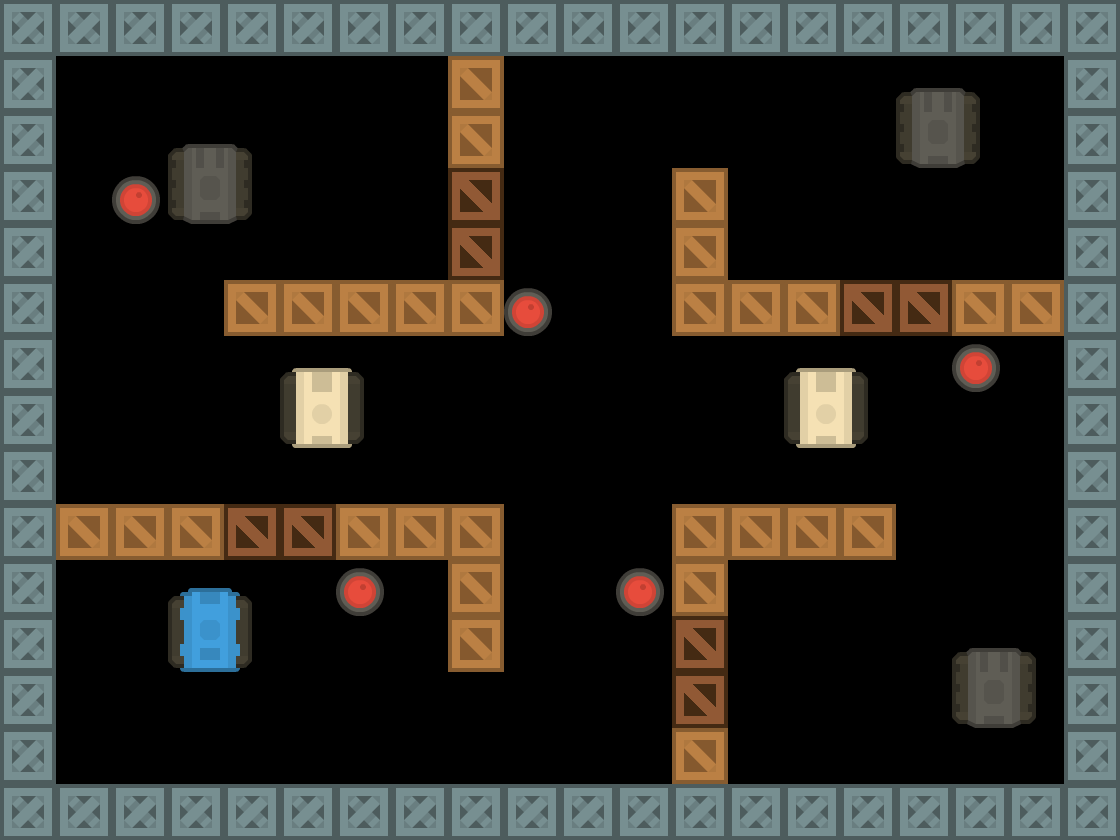

This is a level from a 2D game, rendered from its Tiled map with the project's own tilesets. A one-line summary and the complete map file follow:
An orthogonal 20x15 tile map with 56x56 px tiles, 7 tile layers (Obstacles, Breakable Obstacles, Explodables, Player, ...).

<map version="1.9" tiledversion="1.9.2" orientation="orthogonal" renderorder="right-down" width="20" height="15" tilewidth="56" tileheight="56" infinite="0" nextlayerid="14" nextobjectid="1">
 <tileset firstgid="1" source="tiles.tsx" />
 <layer id="1" name="Obstacles" width="20" height="15">
  <data encoding="csv">
67,67,67,67,67,67,67,67,67,67,67,67,67,67,67,67,67,67,67,67,
67,0,0,0,0,0,0,0,68,0,0,0,0,0,0,0,0,0,0,67,
67,0,0,0,0,0,0,0,68,0,0,0,0,0,0,0,0,0,0,67,
67,0,0,0,0,0,0,0,0,0,0,0,68,0,0,0,0,0,0,67,
67,0,0,0,0,0,0,0,0,0,0,0,68,0,0,0,0,0,0,67,
67,0,0,0,68,68,68,68,68,0,0,0,68,68,68,0,0,68,68,67,
67,0,0,0,0,0,0,0,0,0,0,0,0,0,0,0,0,0,0,67,
67,0,0,0,0,0,0,0,0,0,0,0,0,0,0,0,0,0,0,67,
67,0,0,0,0,0,0,0,0,0,0,0,0,0,0,0,0,0,0,67,
67,68,68,68,0,0,68,68,68,0,0,0,68,68,68,68,0,0,0,67,
67,0,0,0,0,0,0,0,68,0,0,0,68,0,0,0,0,0,0,67,
67,0,0,0,0,0,0,0,68,0,0,0,0,0,0,0,0,0,0,67,
67,0,0,0,0,0,0,0,0,0,0,0,0,0,0,0,0,0,0,67,
67,0,0,0,0,0,0,0,0,0,0,0,68,0,0,0,0,0,0,67,
67,67,67,67,67,67,67,67,67,67,67,67,67,67,67,67,67,67,67,67
</data>
 </layer>
 <layer id="3" name="Breakable Obstacles" width="20" height="15">
  <data encoding="csv">
0,0,0,0,0,0,0,0,0,0,0,0,0,0,0,0,0,0,0,0,
0,0,0,0,0,0,0,0,0,0,0,0,0,0,0,0,0,0,0,0,
0,0,0,0,0,0,0,0,0,0,0,0,0,0,0,0,0,0,0,0,
0,0,0,0,0,0,0,0,93,0,0,0,0,0,0,0,0,0,0,0,
0,0,0,0,0,0,0,0,93,0,0,0,0,0,0,0,0,0,0,0,
0,0,0,0,0,0,0,0,0,0,0,0,0,0,0,93,93,0,0,0,
0,0,0,0,0,0,0,0,0,0,0,0,0,0,0,0,0,0,0,0,
0,0,0,0,0,0,0,0,0,0,0,0,0,0,0,0,0,0,0,0,
0,0,0,0,0,0,0,0,0,0,0,0,0,0,0,0,0,0,0,0,
0,0,0,0,93,93,0,0,0,0,0,0,0,0,0,0,0,0,0,0,
0,0,0,0,0,0,0,0,0,0,0,0,0,0,0,0,0,0,0,0,
0,0,0,0,0,0,0,0,0,0,0,0,93,0,0,0,0,0,0,0,
0,0,0,0,0,0,0,0,0,0,0,0,93,0,0,0,0,0,0,0,
0,0,0,0,0,0,0,0,0,0,0,0,0,0,0,0,0,0,0,0,
0,0,0,0,0,0,0,0,0,0,0,0,0,0,0,0,0,0,0,0
</data>
 </layer>
 <layer id="13" name="Explodables" width="20" height="15">
  <data encoding="csv">
0,0,0,0,0,0,0,0,0,0,0,0,0,0,0,0,0,0,0,0,
0,0,0,0,0,0,0,0,0,0,0,0,0,0,0,0,0,0,0,0,
0,0,0,0,0,0,0,0,0,0,0,0,0,0,0,0,0,0,0,0,
0,0,71,0,0,0,0,0,0,0,0,0,0,0,0,0,0,0,0,0,
0,0,0,0,0,0,0,0,0,0,0,0,0,0,0,0,0,0,0,0,
0,0,0,0,0,0,0,0,0,71,0,0,0,0,0,0,0,0,0,0,
0,0,0,0,0,0,0,0,0,0,0,0,0,0,0,0,0,71,0,0,
0,0,0,0,0,0,0,0,0,0,0,0,0,0,0,0,0,0,0,0,
0,0,0,0,0,0,0,0,0,0,0,0,0,0,0,0,0,0,0,0,
0,0,0,0,0,0,0,0,0,0,0,0,0,0,0,0,0,0,0,0,
0,0,0,0,0,0,71,0,0,0,0,71,0,0,0,0,0,0,0,0,
0,0,0,0,0,0,0,0,0,0,0,0,0,0,0,0,0,0,0,0,
0,0,0,0,0,0,0,0,0,0,0,0,0,0,0,0,0,0,0,0,
0,0,0,0,0,0,0,0,0,0,0,0,0,0,0,0,0,0,0,0,
0,0,0,0,0,0,0,0,0,0,0,0,0,0,0,0,0,0,0,0
</data>
 </layer>
 <layer id="8" name="Player" width="20" height="15">
  <data encoding="csv">
0,0,0,0,0,0,0,0,0,0,0,0,0,0,0,0,0,0,0,0,
0,0,0,0,0,0,0,0,0,0,0,0,0,0,0,0,0,0,0,0,
0,0,0,0,0,0,0,0,0,0,0,0,0,0,0,0,0,0,0,0,
0,0,0,0,0,0,0,0,0,0,0,0,0,0,0,0,0,0,0,0,
0,0,0,0,0,0,0,0,0,0,0,0,0,0,0,0,0,0,0,0,
0,0,0,0,0,0,0,0,0,0,0,0,0,0,0,0,0,0,0,0,
0,0,0,0,0,0,0,0,0,0,0,0,0,0,0,0,0,0,0,0,
0,0,0,0,0,0,0,0,0,0,0,0,0,0,0,0,0,0,0,0,
0,0,0,0,0,0,0,0,0,0,0,0,0,0,0,0,0,0,0,0,
0,0,0,0,0,0,0,0,0,0,0,0,0,0,0,0,0,0,0,0,
0,0,0,0,0,0,0,0,0,0,0,0,0,0,0,0,0,0,0,0,
0,0,0,79,0,0,0,0,0,0,0,0,0,0,0,0,0,0,0,0,
0,0,0,0,0,0,0,0,0,0,0,0,0,0,0,0,0,0,0,0,
0,0,0,0,0,0,0,0,0,0,0,0,0,0,0,0,0,0,0,0,
0,0,0,0,0,0,0,0,0,0,0,0,0,0,0,0,0,0,0,0
</data>
 </layer>
 <layer id="11" name="Medium Enemies" width="20" height="15">
  <data encoding="csv">
0,0,0,0,0,0,0,0,0,0,0,0,0,0,0,0,0,0,0,0,
0,0,0,0,0,0,0,0,0,0,0,0,0,0,0,0,0,0,0,0,
0,0,0,0,0,0,0,0,0,0,0,0,0,0,0,0,0,0,0,0,
0,0,0,0,0,0,0,0,0,0,0,0,0,0,0,0,0,0,0,0,
0,0,0,0,0,0,0,0,0,0,0,0,0,0,0,0,0,0,0,0,
0,0,0,0,0,0,0,0,0,0,0,0,0,0,0,0,0,0,0,0,
0,0,0,0,0,0,0,0,0,0,0,0,0,0,0,0,0,0,0,0,
0,0,0,0,0,84,0,0,0,0,0,0,0,0,84,0,0,0,0,0,
0,0,0,0,0,0,0,0,0,0,0,0,0,0,0,0,0,0,0,0,
0,0,0,0,0,0,0,0,0,0,0,0,0,0,0,0,0,0,0,0,
0,0,0,0,0,0,0,0,0,0,0,0,0,0,0,0,0,0,0,0,
0,0,0,0,0,0,0,0,0,0,0,0,0,0,0,0,0,0,0,0,
0,0,0,0,0,0,0,0,0,0,0,0,0,0,0,0,0,0,0,0,
0,0,0,0,0,0,0,0,0,0,0,0,0,0,0,0,0,0,0,0,
0,0,0,0,0,0,0,0,0,0,0,0,0,0,0,0,0,0,0,0
</data>
 </layer>
 <layer id="12" name="Hard Enemies" width="20" height="15">
  <data encoding="csv">
0,0,0,0,0,0,0,0,0,0,0,0,0,0,0,0,0,0,0,0,
0,0,0,0,0,0,0,0,0,0,0,0,0,0,0,0,0,0,0,0,
0,0,0,0,0,0,0,0,0,0,0,0,0,0,0,0,81,0,0,0,
0,0,0,81,0,0,0,0,0,0,0,0,0,0,0,0,0,0,0,0,
0,0,0,0,0,0,0,0,0,0,0,0,0,0,0,0,0,0,0,0,
0,0,0,0,0,0,0,0,0,0,0,0,0,0,0,0,0,0,0,0,
0,0,0,0,0,0,0,0,0,0,0,0,0,0,0,0,0,0,0,0,
0,0,0,0,0,0,0,0,0,0,0,0,0,0,0,0,0,0,0,0,
0,0,0,0,0,0,0,0,0,0,0,0,0,0,0,0,0,0,0,0,
0,0,0,0,0,0,0,0,0,0,0,0,0,0,0,0,0,0,0,0,
0,0,0,0,0,0,0,0,0,0,0,0,0,0,0,0,0,0,0,0,
0,0,0,0,0,0,0,0,0,0,0,0,0,0,0,0,0,0,0,0,
0,0,0,0,0,0,0,0,0,0,0,0,0,0,0,0,0,81,0,0,
0,0,0,0,0,0,0,0,0,0,0,0,0,0,0,0,0,0,0,0,
0,0,0,0,0,0,0,0,0,0,0,0,0,0,0,0,0,0,0,0
</data>
 </layer>
 <layer id="9" name="Easy Enemies" width="20" height="15">
  <data encoding="csv">
0,0,0,0,0,0,0,0,0,0,0,0,0,0,0,0,0,0,0,0,
0,0,0,0,0,0,0,0,0,0,0,0,0,0,0,0,0,0,0,0,
0,0,0,0,0,0,0,0,0,0,0,0,0,0,0,0,0,0,0,0,
0,0,0,0,0,0,0,0,0,0,0,0,0,0,0,0,0,0,0,0,
0,0,0,0,0,0,0,0,0,0,0,0,0,0,0,0,0,0,0,0,
0,0,0,0,0,0,0,0,0,0,0,0,0,0,0,0,0,0,0,0,
0,0,0,0,0,0,0,0,0,0,0,0,0,0,0,0,0,0,0,0,
0,0,0,0,0,0,0,0,0,0,0,0,0,0,0,0,0,0,0,0,
0,0,0,0,0,0,0,0,0,0,0,0,0,0,0,0,0,0,0,0,
0,0,0,0,0,0,0,0,0,0,0,0,0,0,0,0,0,0,0,0,
0,0,0,0,0,0,0,0,0,0,0,0,0,0,0,0,0,0,0,0,
0,0,0,0,0,0,0,0,0,0,0,0,0,0,0,0,0,0,0,0,
0,0,0,0,0,0,0,0,0,0,0,0,0,0,0,0,0,0,0,0,
0,0,0,0,0,0,0,0,0,0,0,0,0,0,0,0,0,0,0,0,
0,0,0,0,0,0,0,0,0,0,0,0,0,0,0,0,0,0,0,0
</data>
 </layer>
</map>
